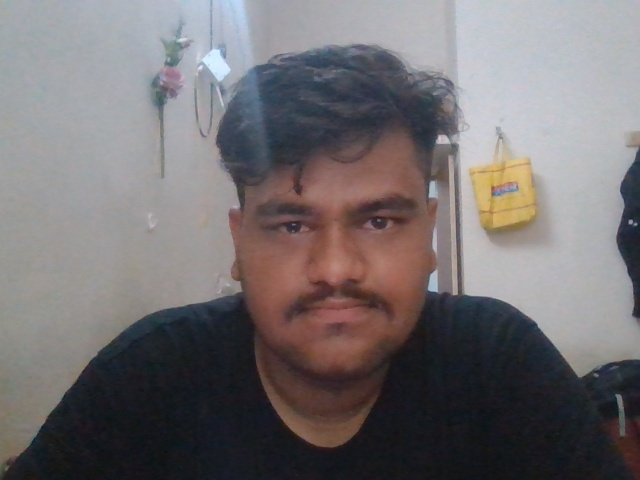
#> input picture Linux World/Hemant.jpg, 640 x 480 px
$ jupyter execute cfropface_saveingray.ipynb
#> lines starting #> are read from the running program, lines starting #| are printed output that depends on the picture; after the words box and inside, x2 and y2 are one past the last pixel; in counts of white or black regions, pixels touching at a corner belong together
[cell 1]
# import required libraries
import cv2

# read the input image
img = cv2.imread('Hemant.jpg')
#> img is the input picture: shape (480, 640, 3); mean B, G, R 113, 111.2, 116

# convert to grayscale of each frames
gray = cv2.cvtColor(img, cv2.COLOR_BGR2GRAY)
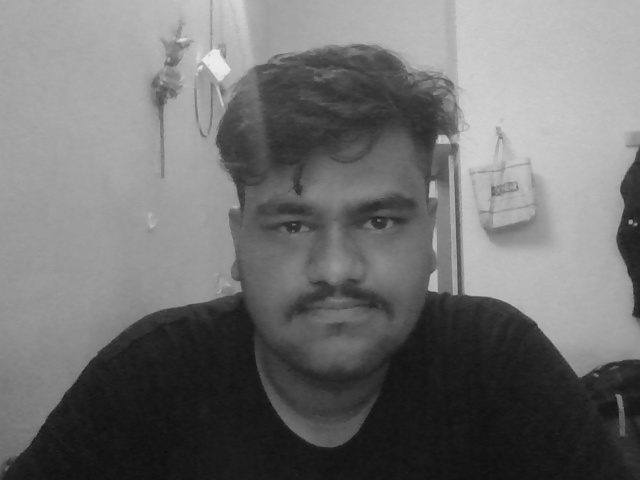
#> gray: shape (480, 640); min 14, max 238, mean 112.8

# read the haarcascade to detect the faces in an image
face_cascade = cv2.CascadeClassifier('haarcascades\haarcascade_frontalface_default.xml')

# detects faces in the input image
faces = face_cascade.detectMultiScale(gray, 1.3, 4)
#> faces = [[210, 125, 250, 250]]
print('Number of detected faces:', len(faces))
#| Number of detected faces: 1

# loop over all detected faces
if len(faces) > 0:
   for i, (x, y, w, h) in enumerate(faces):

      # To draw a rectangle in a face
      cv2.rectangle(img, (x, y), (x + w, y + h), (0, 255, 255), 2)
      face = img[y:y + h, x:x + w]
      cv2.imshow("Cropped Face", face)
      cv2.imwrite(f'face{i}.jpg', face)
      print(f"face{i}.jpg is saved")
#> this loop made 1 pass
#| face0.jpg is saved
#> pass 1, `face = img[y:y + h, x:x + w]`:
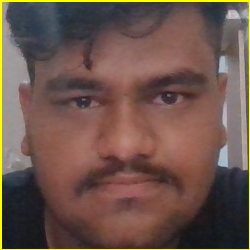
#> face: shape (250, 250, 3); mean B, G, R 76, 84.6, 108.7
#> after the loop:
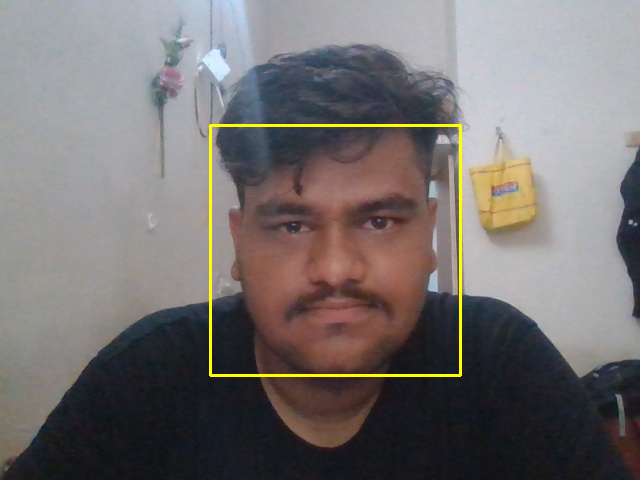
#> img: shape (480, 640, 3); 0.98% of pixels changed, all inside (x1, y1, x2, y2) = (209, 124, 462, 377)

# display the image with detected faces
cv2.imshow("image", img)
cv2.waitKey(0)
cv2.destroyAllWindows()
